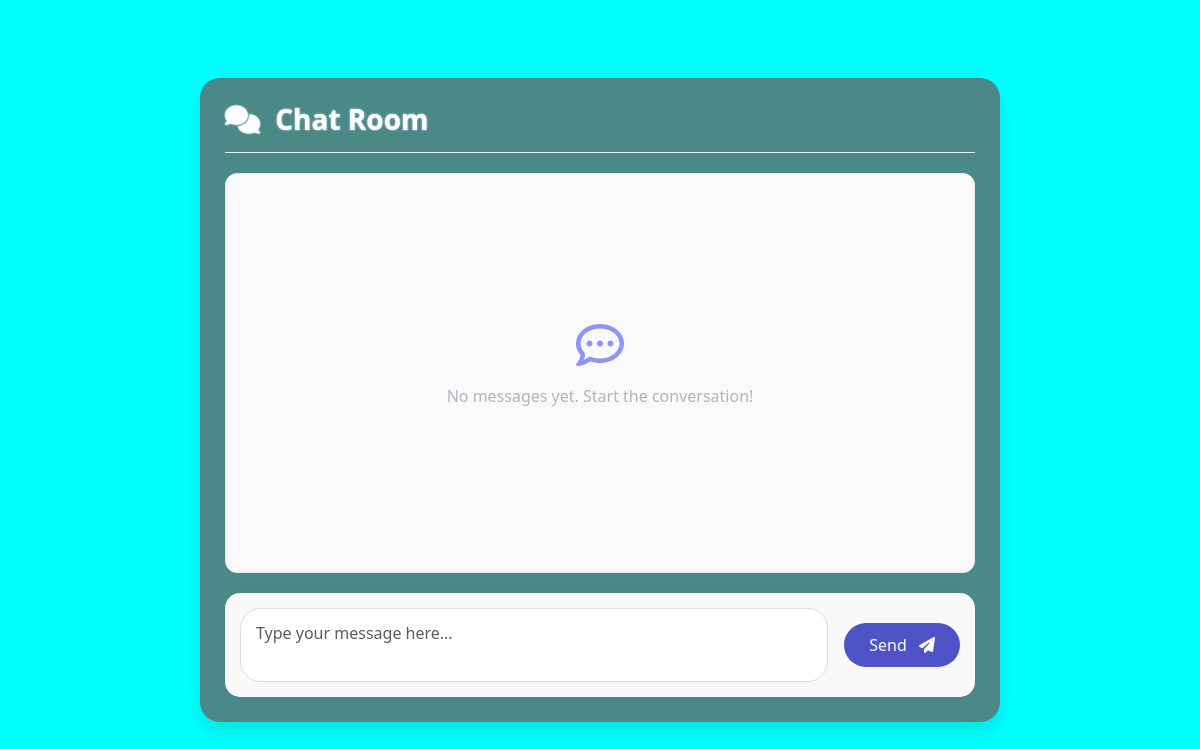
/chat/, run on an earlier commit of the app's database.
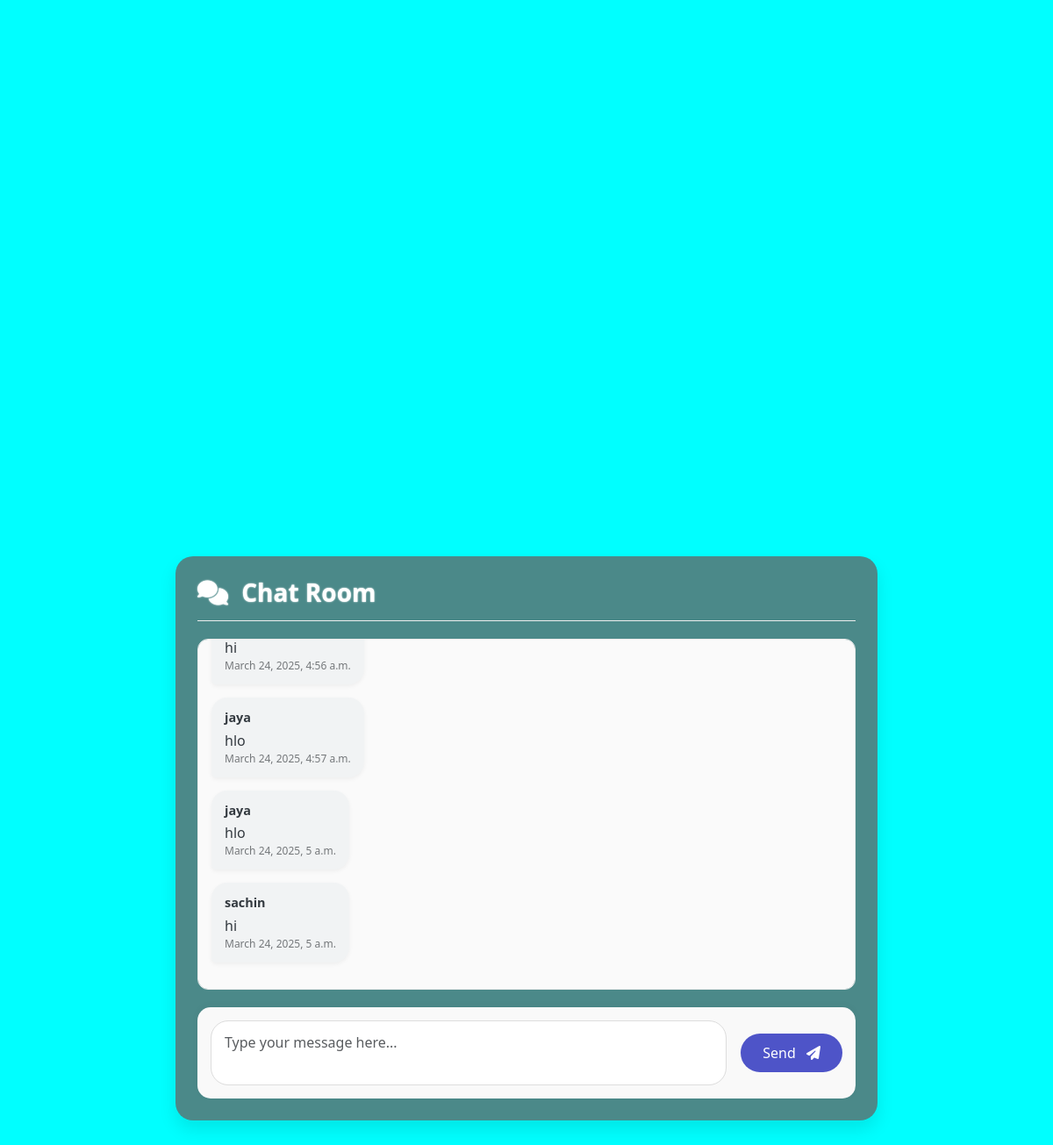
And on a later commit of the database.
### CareApp/models.py (models this page shows, shortened)
class Chat(models.Model):
    message = models.TextField()
    user=models.CharField(max_length=100)
    timestamp = models.DateTimeField(auto_now_add=True)  # Auto timestamp

### CareApp/views.py (the view)
# urls.py: path("chat/", chat_view, name="chat"),
def chat_view(request):
    messages = Chat.objects.order_by("timestamp")
    current_user = None
    if request.session.get('Username'):
        current_user = request.session.get('Username')
    elif request.session.get('Phone'):
        b = request.session.get('Phone')
        data = StaffDB.objects.get(Phone=b)
        current_user = data.Staff_Name
    if request.method == "POST":
        form = ChatMessageForm(request.POST)
        if form.is_valid():
            chat_message = form.save(commit=False)
            chat_message.user = current_user
            chat_message.save()
            return redirect("chat")
    else:
        form = ChatMessageForm()
    return render(request, "chat_form.html", {
        "messages": messages,
        "form": form,
        "current_user": current_user
    })

### CareApp/forms.py
class ChatMessageForm(forms.ModelForm):
    class Meta:
        model = Chat
        fields = ["message"]

### CareApp/templates/chat_form.html (shortened to what this page needs)
<!DOCTYPE html>
<html lang="en">
<head>
    <link href="https://cdn.jsdelivr.net/npm/bootstrap@5.3.0/dist/css/bootstrap.min.css" rel="stylesheet">
    <link rel="stylesheet" href="https://cdnjs.cloudflare.com/ajax/libs/font-awesome/6.4.0/css/all.min.css">
</head>
<body>
    <div class="container">
        <div class="chat-container">
            <div class="chat-header d-flex justify-content-between w-100">
                <div>
                    <h3><i class="fas fa-comments me-2"></i> Chat Room</h3>
                </div>
            </div>
            <div class="chat-box" id="chatBox">
                {% for msg in messages %}
                <div
                    class="chat-message {% if msg.user == current_user %} user-message {% else %} other-message {% endif %}">
                    <strong>{{ msg.user }}</strong>
                    {{ msg.message }}
                    <small class="d-block text-muted">{{ msg.timestamp }}</small>
                </div>
                <div class="clearfix"></div>
                {% empty %}
                <div class="empty-state">
                    <i class="far fa-comment-dots"></i>
                    <p>No messages yet. Start the conversation!</p>
                </div>
                {% endfor %}
            </div>
            <form method="POST" class="message-form">
                <div class="row g-3 align-items-center">
                    <div class="col">
                        <textarea name="message" class="form-control message-input" rows="2"
                            placeholder="Type your message here..." required></textarea>
                    </div>
                    <div class="col-auto">
                        <button type="submit" class="btn send-button">
                            Send <i class="fas fa-paper-plane"></i>
                        </button>
                    </div>
                </div>
            </form>
        </div>
    </div>
</body>
</html>

What changed in the data, as far as the page shows it:
added Chat: message "hi", timestamp "March 24, 2025, 4:56 a.m."
added Chat: user "jaya", message "hlo", timestamp "March 24, 2025, 4:57 a.m."
added Chat: user "jaya", message "hlo", timestamp "March 24, 2025, 5 a.m."
added Chat: user "sachin", message "hi", timestamp "March 24, 2025, 5 a.m."
Also different on the page:
text no longer shown: "No messages yet. Start the conversation!"
